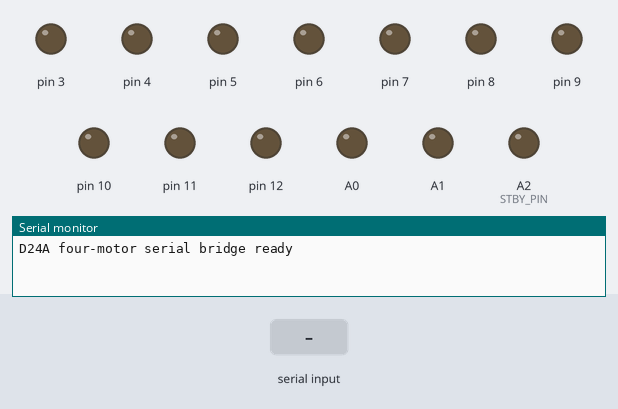
A sketch run on a simulated Arduino Uno, built with avr-gcc and run on an emulated ATmega328P. Shown: output pins drawn as LEDs (lit = HIGH), the last lines printed to the serial monitor. The inputs (shaded band) are chosen by the test bench.

Above: at 1.2 s.
1.3 s: "AF\n" received over Serial
At 1.8 s:
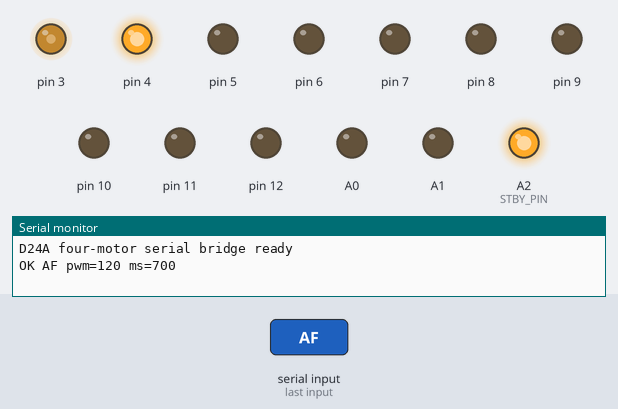
3.5 s: "AB\n" received over Serial
At 4.0 s:
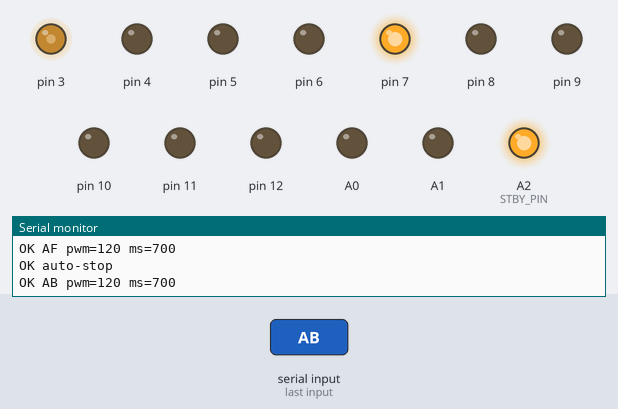
5.7 s: "BF\n" received over Serial
At 6.2 s:
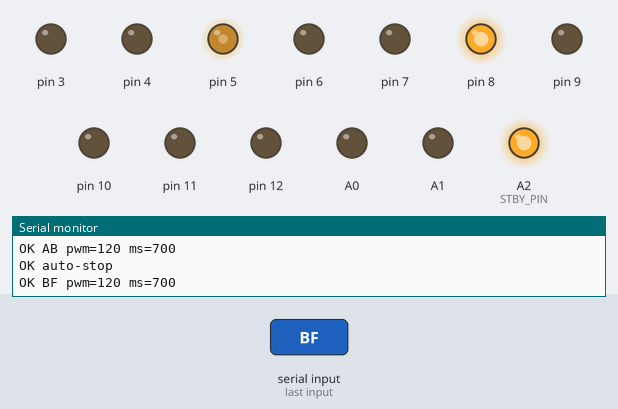
7.9 s: "BB\n" received over Serial
At 8.2 s:
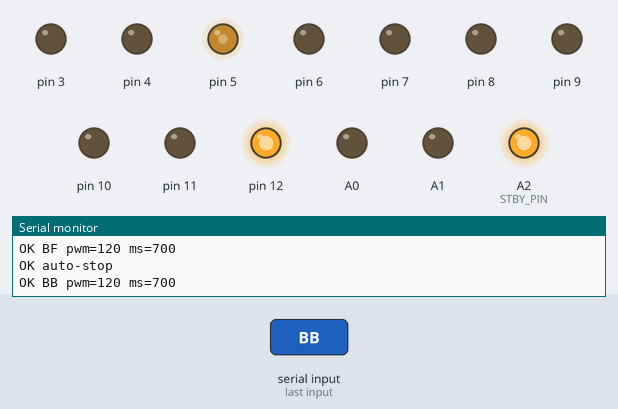
10.1 s: "CF\n" received over Serial
At 10.6 s:
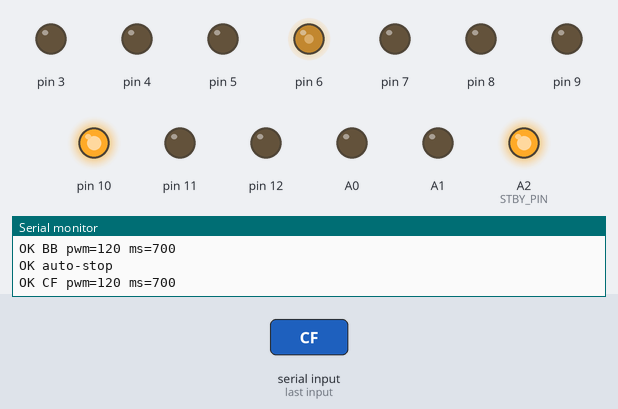
12.2 s: "CB\n" received over Serial
At 12.7 s:
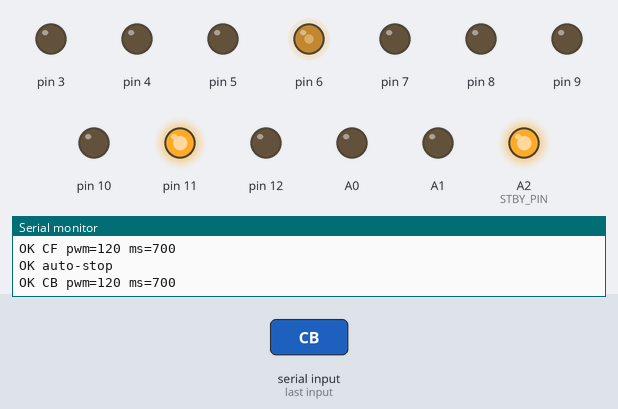
Timing chart, 0 to 15.2 s (numbered marks = the images above; inputs shaded):
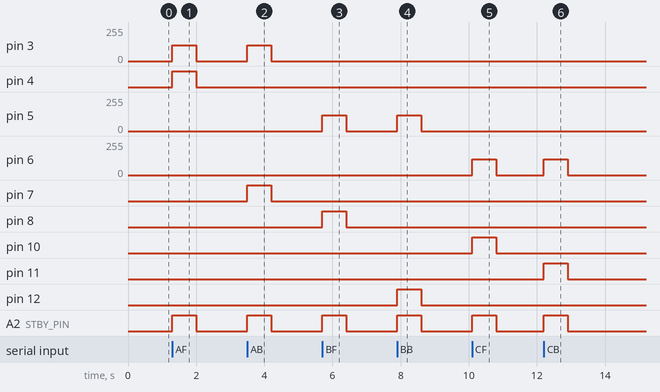

Measured:
- after the input at 1.3 s, pin 3: 0/255 → 120/255 at once, → 0/255 0.70 s later; pin 4, A2 (STBY_PIN): LOW → HIGH at once, → LOW 0.70 s later
- after the input at 3.5 s, pin 3: 0/255 → 120/255 at once, → 0/255 0.70 s later; pin 7, A2 (STBY_PIN): LOW → HIGH at once, → LOW 0.70 s later
- after the input at 5.7 s, pin 5: 0/255 → 120/255 at once, → 0/255 0.70 s later; pin 8, A2 (STBY_PIN): LOW → HIGH at once, → LOW 0.70 s later
- after the input at 7.9 s, pin 5: 0/255 → 120/255 at once, → 0/255 0.70 s later; pin 12, A2 (STBY_PIN): LOW → HIGH at once, → LOW 0.70 s later
- after the input at 10.1 s, pin 6: 0/255 → 120/255 at once, → 0/255 0.70 s later; pin 10, A2 (STBY_PIN): LOW → HIGH at once, → LOW 0.70 s later
- after the input at 12.2 s, pin 6: 0/255 → 120/255 at once, → 0/255 0.70 s later; pin 11, A2 (STBY_PIN): LOW → HIGH at once, → LOW 0.70 s later

The sketch:

d24a_serial_bridge.ino
```cpp
// Orin Nano/PC -> USB serial -> Arduino UNO -> D24A/TB6612 -> four DC motors.
//
// D24A wiring to Arduino UNO:
//   PWMA -> D3    AIN1 -> D4    AIN2 -> D7
//   PWMB -> D5    BIN1 -> D8    BIN2 -> D12
//   PWMC -> D6    CIN1 -> D10   CIN2 -> D11
//   PWMD -> D9    DIN1 -> A0    DIN2 -> A1
//   STBY -> A2
//   GND  -> Arduino GND
//
// Keep Arduino D0/D1 free for USB serial.
//
// Raw serial commands at 115200 baud:
//   AF [pwm] [ms]  channel A forward
//   AB [pwm] [ms]  channel A backward
//   BF [pwm] [ms]  channel B forward
//   BB [pwm] [ms]  channel B backward
//   CF [pwm] [ms]  channel C forward
//   CB [pwm] [ms]  channel C backward
//   DF [pwm] [ms]  channel D forward
//   DB [pwm] [ms]  channel D backward
//   S              stop
//
// Current physical calibration:
//   A forward  -> left-rear forward
//   A backward -> left-rear backward
//   B forward  -> right-front forward
//   B backward -> right-front backward
//   C forward  -> right-rear backward
//   C backward -> right-rear forward
//   D forward  -> left-front backward
//   D backward -> left-front forward

struct MotorPins {
  uint8_t pwm;
  uint8_t in1;
  uint8_t in2;
};

const MotorPins MOTOR_A = {3, 4, 7};
const MotorPins MOTOR_B = {5, 8, 12};
const MotorPins MOTOR_C = {6, 10, 11};
const MotorPins MOTOR_D = {9, A0, A1};
const uint8_t STBY_PIN = A2;

const int DEFAULT_PWM = 120;
const unsigned long DEFAULT_DURATION_MS = 700;
const unsigned long MAX_DURATION_MS = 5000;
const unsigned long WATCHDOG_MS = 700;

unsigned long stopAtMs = 0;
unsigned long lastCommandMs = 0;

void stopOneMotor(const MotorPins &motor) {
  analogWrite(motor.pwm, 0);
  digitalWrite(motor.in1, LOW);
  digitalWrite(motor.in2, LOW);
}

void stopAll() {
  stopOneMotor(MOTOR_A);
  stopOneMotor(MOTOR_B);
  stopOneMotor(MOTOR_C);
  stopOneMotor(MOTOR_D);
  digitalWrite(STBY_PIN, LOW);
}

void setOneMotor(const MotorPins &motor, int command) {
  command = constrain(command, -255, 255);

  if (command == 0) {
    stopOneMotor(motor);
    return;
  }

  bool forward = command > 0;
  int pwm = constrain(abs(command), 0, 255);

  digitalWrite(motor.in1, forward ? HIGH : LOW);
  digitalWrite(motor.in2, forward ? LOW : HIGH);
  analogWrite(motor.pwm, pwm);
}

int parseIntOrDefault(char *token, int fallback) {
  if (token == NULL) {
    return fallback;
  }
  return atoi(token);
}

void driveRaw(const char *cmd, int pwm) {
  setOneMotor(MOTOR_A, 0);
  setOneMotor(MOTOR_B, 0);
  setOneMotor(MOTOR_C, 0);
  setOneMotor(MOTOR_D, 0);

  if (strcmp(cmd, "AF") == 0) setOneMotor(MOTOR_A, pwm);
  else if (strcmp(cmd, "AB") == 0) setOneMotor(MOTOR_A, -pwm);
  else if (strcmp(cmd, "BF") == 0) setOneMotor(MOTOR_B, pwm);
  else if (strcmp(cmd, "BB") == 0) setOneMotor(MOTOR_B, -pwm);
  else if (strcmp(cmd, "CF") == 0) setOneMotor(MOTOR_C, pwm);
  else if (strcmp(cmd, "CB") == 0) setOneMotor(MOTOR_C, -pwm);
  else if (strcmp(cmd, "DF") == 0) setOneMotor(MOTOR_D, pwm);
  else if (strcmp(cmd, "DB") == 0) setOneMotor(MOTOR_D, -pwm);
}

void driveHighLevel(const char *cmd, int pwm) {
  int a = 0;
  int b = 0;
  int c = 0;
  int d = 0;

  if (strcmp(cmd, "F") == 0) {
    a = pwm;
    b = pwm;
    c = -pwm;
    d = -pwm;
  } else if (strcmp(cmd, "B") == 0) {
    a = -pwm;
    b = -pwm;
    c = pwm;
    d = pwm;
  } else if (strcmp(cmd, "L") == 0) {
    a = -pwm;
    b = pwm;
    c = -pwm;
    d = pwm;
  } else if (strcmp(cmd, "R") == 0) {
    a = pwm;
    b = -pwm;
    c = pwm;
    d = -pwm;
  }

  setOneMotor(MOTOR_A, a);
  setOneMotor(MOTOR_B, b);
  setOneMotor(MOTOR_C, c);
  setOneMotor(MOTOR_D, d);
}

bool isRawCommand(const char *cmd) {
  return strcmp(cmd, "AF") == 0 || strcmp(cmd, "AB") == 0 ||
         strcmp(cmd, "BF") == 0 || strcmp(cmd, "BB") == 0 ||
         strcmp(cmd, "CF") == 0 || strcmp(cmd, "CB") == 0 ||
         strcmp(cmd, "DF") == 0 || strcmp(cmd, "DB") == 0;
}

bool isHighLevelCommand(const char *cmd) {
  return strcmp(cmd, "F") == 0 || strcmp(cmd, "B") == 0 ||
         strcmp(cmd, "L") == 0 || strcmp(cmd, "R") == 0;
}

void upperToken(char *token) {
  for (uint8_t i = 0; token[i] != '\0'; i++) {
    token[i] = (char)toupper(token[i]);
  }
}

void handleCommand(char *line) {
  char *cmd = strtok(line, " \t\r\n");
  if (cmd == NULL) {
    return;
  }

  upperToken(cmd);

  if (strcmp(cmd, "S") == 0) {
    stopAll();
    stopAtMs = 0;
    Serial.println("OK S");
    return;
  }

  int requestedPwm = parseIntOrDefault(strtok(NULL, " \t\r\n"), DEFAULT_PWM);
  int pwm = constrain(requestedPwm, 0, 255);
  unsigned long requestedDuration = (unsigned long)parseIntOrDefault(
    strtok(NULL, " \t\r\n"),
    DEFAULT_DURATION_MS
  );
  unsigned long duration = constrain(requestedDuration, 0, MAX_DURATION_MS);

  if (!isRawCommand(cmd) && !isHighLevelCommand(cmd)) {
    Serial.println("ERR unknown command");
    return;
  }

  digitalWrite(STBY_PIN, HIGH);
  if (isRawCommand(cmd)) {
    driveRaw(cmd, pwm);
  } else {
    driveHighLevel(cmd, pwm);
  }

  lastCommandMs = millis();
  stopAtMs = lastCommandMs + duration;

  Serial.print("OK ");
  Serial.print(cmd);
  Serial.print(" pwm=");
  Serial.print(pwm);
  Serial.print(" ms=");
  Serial.println(duration);
}

void setup() {
  pinMode(MOTOR_A.pwm, OUTPUT);
  pinMode(MOTOR_A.in1, OUTPUT);
  pinMode(MOTOR_A.in2, OUTPUT);
  pinMode(MOTOR_B.pwm, OUTPUT);
  pinMode(MOTOR_B.in1, OUTPUT);
  pinMode(MOTOR_B.in2, OUTPUT);
  pinMode(MOTOR_C.pwm, OUTPUT);
  pinMode(MOTOR_C.in1, OUTPUT);
  pinMode(MOTOR_C.in2, OUTPUT);
  pinMode(MOTOR_D.pwm, OUTPUT);
  pinMode(MOTOR_D.in1, OUTPUT);
  pinMode(MOTOR_D.in2, OUTPUT);
  pinMode(STBY_PIN, OUTPUT);

  stopAll();
  Serial.begin(115200);
  Serial.println("D24A four-motor serial bridge ready");
}

void loop() {
  static char line[64];
  static uint8_t pos = 0;

  while (Serial.available() > 0) {
    char c = (char)Serial.read();
    if (c == '\n' || c == '\r') {
      if (pos > 0) {
        line[pos] = '\0';
        handleCommand(line);
        pos = 0;
      }
    } else if (pos < sizeof(line) - 1) {
      line[pos++] = c;
    }
  }

  unsigned long now = millis();
  if (stopAtMs != 0 && now >= stopAtMs) {
    stopAll();
    stopAtMs = 0;
    Serial.println("OK auto-stop");
  }

  if (lastCommandMs != 0 && now - lastCommandMs > WATCHDOG_MS && stopAtMs == 0) {
    stopAll();
    lastCommandMs = 0;
  }
}
```
